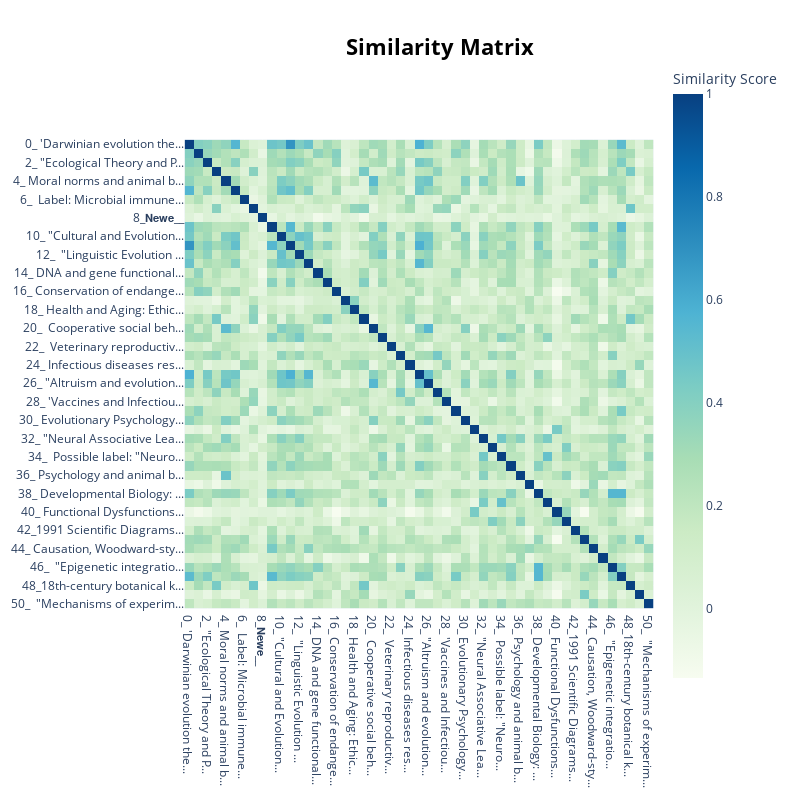

This figure's notebook cell:
### Code cell
topic_model.visualize_heatmap()

### Figure 1 — Plotly figure (JSON) as saved in the notebook; plotly's stock layout.template omitted (floating-point values rounded to 4 significant figures; data arrays with more than 128 entries replaced by an {"elided": "..."} marker saying what was removed)
{"data": [{"coloraxis": "coloraxis", "hovertemplate": "x: %{x}<br>y: %{y}<br>Similarity Score: %{z}<extra></extra>", "name": "0", "type": "heatmap", "x": ["0_ 'Darwinian evolution the...", "1_ \"Biological taxonomy and...", "2_\n\"Ecological Theory and P...", "3_19th Century Mendelian Ge...", "4_ Moral norms and animal b...", "5_\nSelection, Evolutionary ...", "6_\n\nLabel: Microbial immune...", "7_18th-Century Medical Hist...", "8_𝗡𝗲𝘄𝗲__", "9_\n\"Modeling biological sys...", "10_ \"Cultural and Evolution...", "11_ \"Fitness theory and opt...", "12_\n\n\"Linguistic Evolution ...", "13_\n\n\"Evolutionary Causalit...", "14_ DNA and gene functional...", "15_ Synthetic Biology and E...", "16_ Conservation of endange...", "17_19 Pandemic Forensic Pol...", "18_ Health and Aging: Ethic...", "19_19th Century Scientific ...", "20_\n\nCooperative social beh...", "21_ Information theory in b...", "22_\n\nVeterinary reproductiv...", "23_\n\n\"Race and Genetics: Et...", "24_ Infectious diseases res...", "25_ Evolutionary Economics ...", "26_ \"Altruism and evolution...", "27_19th Century Soviet Euge...", "28_ 'Vaccines and Infectiou...", "29_\n\nLabel: Biological Life...", "30_ Evolutionary Psychology...", "31_\n\nPrenatal health and di...", "32_ \"Neural Associative Lea...", "33_ \"Quantitative Trait Her...", "34_\n\nPossible label: \"Neuro...", "35_ Kantian semiotics and b...", "36_ Psychology and animal b...", "37_\n\n\"Placebo Effectiveness...", "38_ Developmental Biology: ...", "39_\n\n\"Teleosemantic represe...", "40_\nFunctional Dysfunctions...", "41_ \"Psychiatric Disorders ...", "42_1991 Scientific Diagrams...", "43_\n\n\"Viruses and Their Rol...", "44_ Causation, Woodward-sty...", "45_ Emotional facial expres...", "46_\n\n\"Epigenetic integratio...", "47_\n\n'Emergent Systems and ...", "48_18th-century botanical k...", "49_ Cancer Research: Viral ...", "50_\n\n\"Mechanisms of experim..."], "xaxis": "x", "y": ["0_ 'Darwinian evolution the...", "1_ \"Biological taxonomy and...", "2_\n\"Ecological Theory and P...", "3_19th Century Mendelian Ge...", "4_ Moral norms and animal b...", "5_\nSelection, Evolutionary ...", "6_\n\nLabel: Microbial immune...", "7_18th-Century Medical Hist...", "8_𝗡𝗲𝘄𝗲__", "9_\n\"Modeling biological sys...", "10_ \"Cultural and Evolution...", "11_ \"Fitness theory and opt...", "12_\n\n\"Linguistic Evolution ...", "13_\n\n\"Evolutionary Causalit...", "14_ DNA and gene functional...", "15_ Synthetic Biology and E...", "16_ Conservation of endange...", "17_19 Pandemic Forensic Pol...", "18_ Health and Aging: Ethic...", "19_19th Century Scientific ...", "20_\n\nCooperative social beh...", "21_ Information theory in b...", "22_\n\nVeterinary reproductiv...", "23_\n\n\"Race and Genetics: Et...", "24_ Infectious diseases res...", "25_ Evolutionary Economics ...", "26_ \"Altruism and evolution...", "27_19th Century Soviet Euge...", "28_ 'Vaccines and Infectiou...", "29_\n\nLabel: Biological Life...", "30_ Evolutionary Psychology...", "31_\n\nPrenatal health and di...", "32_ \"Neural Associative Lea...", "33_ \"Quantitative Trait Her...", "34_\n\nPossible label: \"Neuro...", "35_ Kantian semiotics and b...", "36_ Psychology and animal b...", "37_\n\n\"Placebo Effectiveness...", "38_ Developmental Biology: ...", "39_\n\n\"Teleosemantic represe...", "40_\nFunctional Dysfunctions...", "41_ \"Psychiatric Disorders ...", "42_1991 Scientific Diagrams...", "43_\n\n\"Viruses and Their Rol...", "44_ Causation, Woodward-sty...", "45_ Emotional facial expres...", "46_\n\n\"Epigenetic integratio...", "47_\n\n'Emergent Systems and ...", "48_18th-century botanical k...", "49_ Cancer Research: Viral ...", "50_\n\n\"Mechanisms of experim..."], "yaxis": "y", "z": {"elided": "51x51 float values"}}], "layout": {"coloraxis": {"colorbar": {"title": {"text": "Similarity Score"}}, "colorscale": [[0, "rgb(247,252,240)"], [0.125, "rgb(224,243,219)"], [0.25, "rgb(204,235,197)"], [0.375, "rgb(168,221,181)"], [0.5, "rgb(123,204,196)"], [0.625, "rgb(78,179,211)"], [0.75, "rgb(43,140,190)"], [0.875, "rgb(8,104,172)"], [1, "rgb(8,64,129)"]]}, "height": 800, "hoverlabel": {"bgcolor": "white", "font": {"family": "Rockwell", "size": 16}}, "legend": {"title": {"text": "Trend"}}, "margin": {"t": 60}, "showlegend": true, "title": {"font": {"color": "Black", "size": 22}, "text": "<b>Similarity Matrix</b>", "x": 0.55, "xanchor": "center", "y": 0.95, "yanchor": "top"}, "width": 800, "xaxis": {"anchor": "y", "constrain": "domain", "domain": [0, 1], "scaleanchor": "y"}, "yaxis": {"anchor": "x", "autorange": "reversed", "constrain": "domain", "domain": [0, 1]}}}
